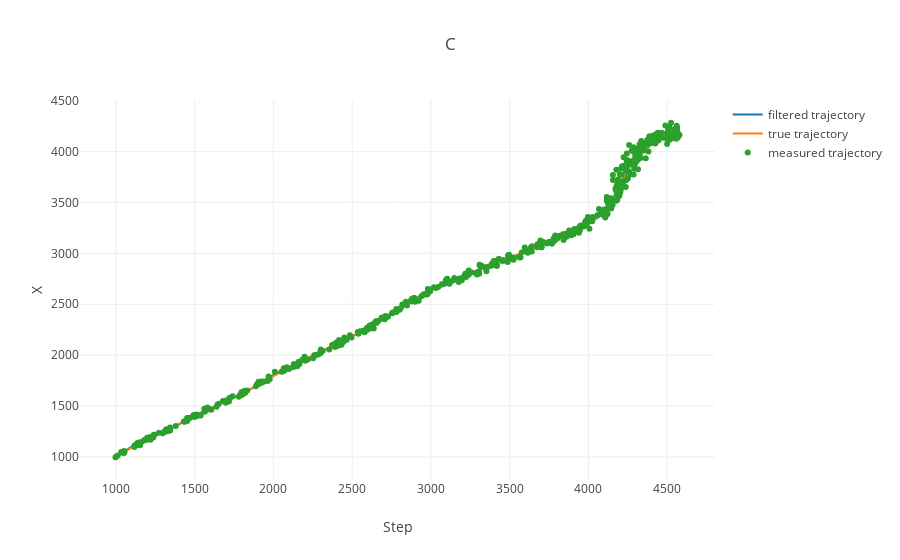

The code cell stored with this chart in its notebook:
### Code cell
data = [
#     go.Scatter(
#         x=filtered[0][:,0],
#         y=filtered[0][:,2],
#         name='filtered trajectory'
#     ),
    go.Scatter(
        x=X_[:,0],
        y=X_[:,2],
        name='filtered trajectory'
    ),
    go.Scatter(
        x=X[:,0],
        y=X[:,1],
        name='true trajectory'
    ),
    go.Scatter(
        x=msr_X,
        y=msr_Y,
        name='measured trajectory',
        mode='markers'
    ),
]

layout= go.Layout(
    title= 'C',
    xaxis= dict(
        title= 'Step',
    ),
    yaxis=dict(
        title= 'X',
    ),
    showlegend= True
)
fig= go.Figure(data=data, layout=layout)
iplot(fig)

### Figure 1 — Plotly figure (JSON) as saved in the notebook; plotly's stock layout.template omitted (floating-point values rounded to 4 significant figures; data arrays with more than 128 entries replaced by an {"elided": "..."} marker saying what was removed)
{"data": [{"name": "filtered trajectory", "type": "scatter", "uid": "40dc0474-d63b-11e8-ab30-320015d81da0", "x": {"elided": "500 float values"}, "y": {"elided": "500 float values"}}, {"name": "true trajectory", "type": "scatter", "uid": "40dc0866-d63b-11e8-bc67-320015d81da0", "x": {"elided": "500 float values"}, "y": {"elided": "500 float values"}}, {"mode": "markers", "name": "measured trajectory", "type": "scatter", "uid": "40dc0b68-d63b-11e8-aa10-320015d81da0", "x": {"elided": "500 float values"}, "y": {"elided": "500 float values"}}], "layout": {"showlegend": true, "title": "C", "xaxis": {"title": "Step"}, "yaxis": {"title": "X"}}}
